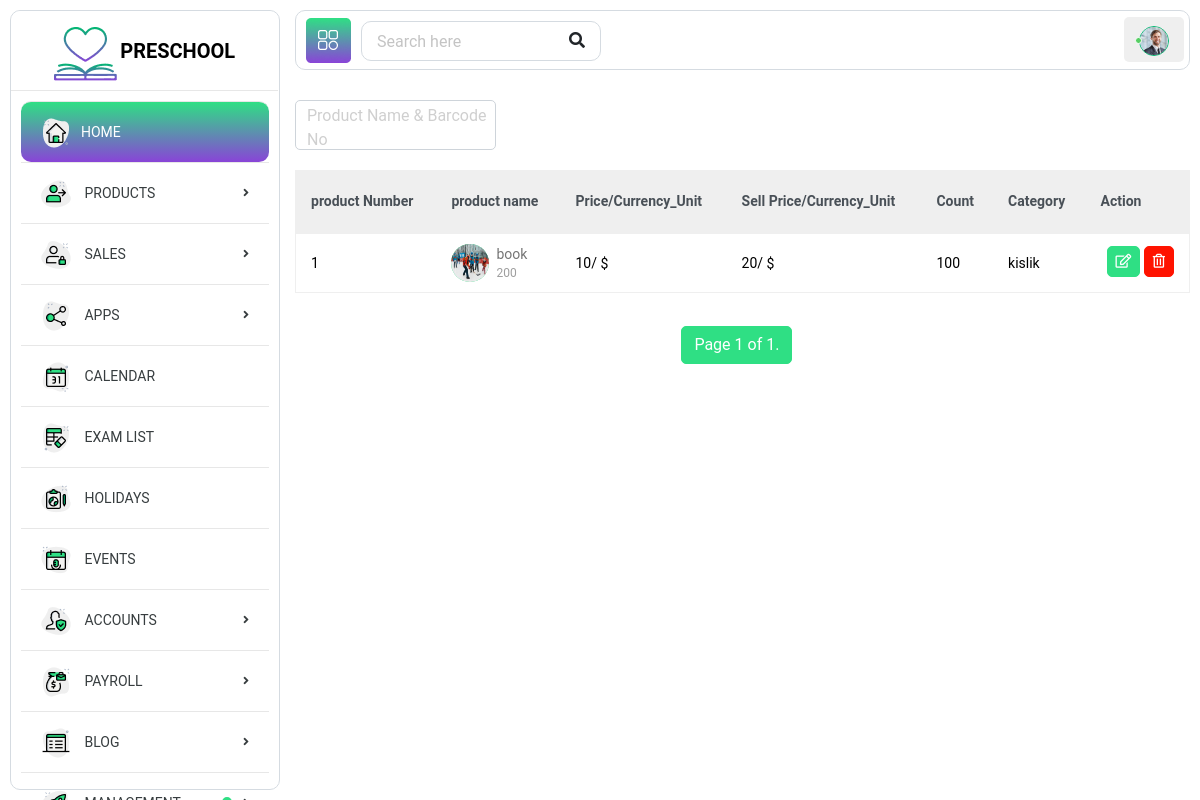
/product-list/kislik, run on the app's committed database.
### products/models.py (models this page shows, shortened)
class Product(models.Model):
    barcode                       = models.CharField(max_length=64, unique=True)
    name                          = models.CharField(max_length=64, unique=True)
    category                      = models.ManyToManyField(ProductCategory)
    count                         = models.IntegerField()
    buy_price                     = models.IntegerField()
    sell_price                    = models.IntegerField()
    currency_type                 = models.CharField(max_length=32, choices=currency_units, blank=True, null=True)
    datetime                      = models.DateTimeField(auto_now=True)
    image                         = models.ImageField(upload_to='product_images/', null=True, blank=True)
    description                   = models.TextField(max_length=512, null=True, blank=True)
    slug                          = models.SlugField(null=False, blank=True, unique=True, db_index=True, editable=False)
    class Meta:
        ordering = ['-datetime']

class ProductCategory(models.Model):
    category                      = models.CharField(max_length=64)
    slug                          = models.SlugField(null=False, blank=True, unique=True, db_index=True, editable=False)

### products/views.py (the view)
# urls.py: path('product-list/<slug:slug>', product_view_with_category, name="category_view_with_category"),
def product_view_with_category(request, slug, *args, **kwargs):
    keyword = request.GET.get("keyword")
    if keyword:
        products = Product.objects.filter(name__contains=keyword)
        return render(request, "product/product_categories.html", {'page_obj': products})
    category = ProductCategory.objects.get(slug=slug)
    product_categories = category.product_set.all()
    contact_list = Product.objects.all()
    paginator = Paginator(contact_list, 10)
    page_number = request.GET.get('page')
    page_obj = paginator.get_page(page_number)
    context = {
        'product_categories': product_categories,
        'page_obj': page_obj
    }
    return render(request, 'product/product_categories.html', context)

### products/templates/product/product_categories.html (shortened to what this page needs)
{% extends 'home/base.html' %}
{% load static %}
{% block content %}
    <body>
    <div class="main-wrapper">
        <div class="page-wrapper">
            <div class="content container-fluid">
                <div class="content-page">
                    <div class="row filter-row">
                        <div class="col-sm-6 col-md-3">
                            <div class="form-group form-focus">
                                <form>
                                    <input type="text" name="keyword" class="form-control floating">
                                    <label class="focus-label">Product Name & Barcode No</label>
                                </form>
                            </div>
                        </div>
                    </div>
                    <div class="row">
                        <div class="col-md-12 mb-3">
                            <div class="table-responsive">
                                <table class="table custom-table datatable">
                                    <thead class="thead-light">
                                    <tr>
                                        <th>product Number</th>
                                        <th>product name</th>
                                        <th>Price/Currency_Unit</th>
                                        <th>Sell Price/Currency_Unit</th>
                                        <th>Count</th>
                                        <th>Category</th>
                                        <th>Action</th>
                                    </tr>
                                    </thead>
                                    <tbody>
                                    {% for product in page_obj %}
                                        <tr id="change-color" class="odd">
                                            <td>{{ forloop.counter }}</td>
                                            <td>
                                                {% if product.image %}
                                                    <a href="{% url 'product_detail' product.slug %}"><img
                                                            class="avatar text-white" src="{{ product.image.url }}"
                                                            alt=""></a>
                                                {% else %}
                                                    <a href="{% url 'product_detail' product.slug %}"><img
                                                            class="avatar text-white"
                                                            src="{% static 'assets/img/blog/blog-01.jpg' %}" alt=""></a>
                                                {% endif %}
                                                <h2>
                                                    <a style="margin: 2px"
                                                       href="{% url 'product_detail' product.slug %}">{{ product.name }}
                                                        <span>{{ product.barcode }}</span></a>
                                                </h2>
                                            </td>
                                            <td>
                                                {{ product.buy_price }}/ {{ product.currency_type }}
                                            </td>
                                            <td>
                                                {{ product.sell_price }}/ {{ product.currency_type }}
                                            </td>
                                            <td>
                                                {{ product.count }}
                                            </td>
                                            {% for category in product.category.all %}
                                                <td>
                                                    {{ category.category }}
                                                </td>
                                            {% endfor %}
                                            <td class="text-right">
                                                <a href="{% url 'product_update' product.slug %}"
                                                   class="btn btn-primary btn-sm mb-1">
                                                    <i class="far fa-edit"></i>
                                                </a>
                                                <a href="{% url 'product_delete' product.slug %}">
                                                    <button type="submit" data-toggle="modal"
                                                            class="btn btn-danger btn-sm mb-1">
                                                        <i class="far fa-trash-alt"></i>
                                                    </button>
                                                </a>
                                            </td>
                                        </tr>
                                    {% endfor %}
                                    </tbody>
                                </table>
                            </div>
                        </div>
                    </div>
                    <div class="row">
                        <div class="col-sm-12 col-md-5">
                        </div>
                        <div class="col-sm-12 col-md-7" style="margin-top: 1rem">
                            <div class="dataTables_paginate paging_simple_numbers" id="DataTables_Table_0_paginate">
                                <ul class="pagination">
                                    <li class="paginate_button page-item active"><a style="color: white; margin: 1px"
                                                                                    class="btn btn-secondary">Page {{ page_obj.number }}
                                        of {{ page_obj.paginator.num_pages }}.</a></li>
                                </ul>
                            </div>
                        </div>
                    </div>
                </div>
            </div>
        </div>
    </div>
    </body>
{% endblock %}

### data on the page
Product: name "book", barcode "200", buy_price "10", currency_type "$", sell_price "20", count "100"
ProductCategory: category "kislik"

### other printed values
{{ page_obj.number }} "1"
{{ page_obj.paginator.num_pages }} "1"
